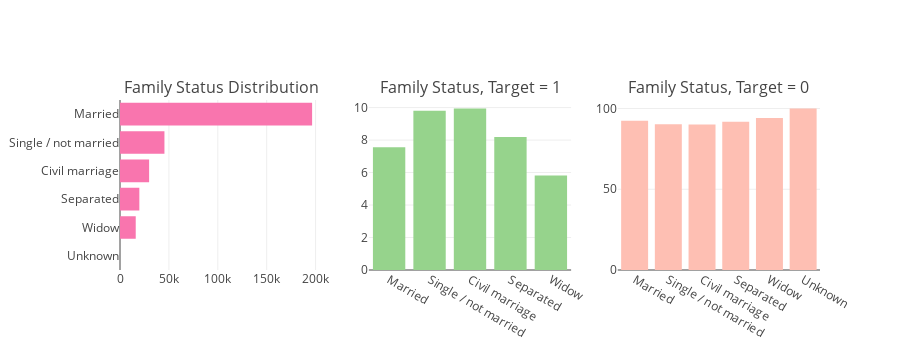

Source (notebook cell):
### Code cell
tr0 = bar_hor(app_train, "NAME_FAMILY_STATUS", "Distribution of CODE_GENDER Variable" ,"#f975ae", w=700, lm=100, return_trace= True)
tr1, tr2 = gp('NAME_FAMILY_STATUS', 'Distribution of Target with Applicant Gender')

fig = tools.make_subplots(rows=1, cols=3, print_grid=False, subplot_titles = ["Family Status Distribution" , "Family Status, Target = 1" ,"Family Status, Target = 0"])
fig.append_trace(tr0, 1, 1);
fig.append_trace(tr1, 1, 2);
fig.append_trace(tr2, 1, 3);
fig['layout'].update(height=350, showlegend=False, margin=dict(l=120));
iplot(fig);

### Figure 1 — Plotly figure (JSON) as saved in the notebook; plotly's stock layout.template omitted (floating-point values rounded to 4 significant figures)
{"data": [{"marker": {"color": "#f975ae"}, "orientation": "h", "type": "bar", "uid": "938e52f9-b2cd-4682-a8e2-b33c139170fa", "x": [2, 16088, 19770, 29775, 45444, 196432], "xaxis": "x", "y": ["Unknown", "Widow", "Separated", "Civil marriage", "Single / not married", "Married"], "yaxis": "y"}, {"marker": {"color": "#96D38C"}, "name": "Target : 1", "type": "bar", "uid": "2ac8e697-7439-435d-9f5d-7c17f277ca88", "x": ["Married", "Single / not married", "Civil marriage", "Separated", "Widow"], "xaxis": "x2", "y": [7.56, 9.808, 9.945, 8.194, 5.824], "yaxis": "y2"}, {"marker": {"color": "#FEBFB3"}, "name": "Target : 0", "type": "bar", "uid": "fd8567c4-04d3-4a70-8c24-cecb9330175d", "x": ["Married", "Single / not married", "Civil marriage", "Separated", "Widow", "Unknown"], "xaxis": "x3", "y": [92.44, 90.19, 90.06, 91.81, 94.18, 100], "yaxis": "y3"}], "layout": {"annotations": [{"font": {"size": 16}, "showarrow": false, "text": "Family Status Distribution", "x": 0.1444, "xanchor": "center", "xref": "paper", "y": 1, "yanchor": "bottom", "yref": "paper"}, {"font": {"size": 16}, "showarrow": false, "text": "Family Status, Target = 1", "x": 0.5, "xanchor": "center", "xref": "paper", "y": 1, "yanchor": "bottom", "yref": "paper"}, {"font": {"size": 16}, "showarrow": false, "text": "Family Status, Target = 0", "x": 0.8556, "xanchor": "center", "xref": "paper", "y": 1, "yanchor": "bottom", "yref": "paper"}], "height": 350, "margin": {"l": 120}, "showlegend": false, "xaxis": {"anchor": "y", "domain": [0, 0.2889]}, "xaxis2": {"anchor": "y2", "domain": [0.3556, 0.6444]}, "xaxis3": {"anchor": "y3", "domain": [0.7111, 1]}, "yaxis": {"anchor": "x", "domain": [0, 1]}, "yaxis2": {"anchor": "x2", "domain": [0, 1]}, "yaxis3": {"anchor": "x3", "domain": [0, 1]}}}
